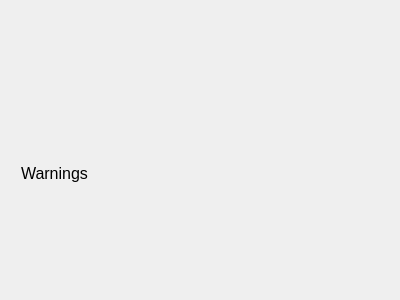
<?xml version="1.0" encoding="UTF-8"?>
<ui version="4.0">
 <class>warning</class>
 <widget class="QDialog" name="warning">
  <property name="geometry">
   <rect>
    <x>0</x>
    <y>0</y>
    <width>400</width>
    <height>300</height>
   </rect>
  </property>
  <property name="windowTitle">
   <string>Dialog</string>
  </property>
  <layout class="QVBoxLayout" name="verticalLayout_2">
   <item>
    <layout class="QVBoxLayout" name="mainLayout">
     <item>
      <widget class="QWidget" name="widget" native="true"/>
     </item>
     <item>
      <widget class="QWidget" name="warning_table" native="true">
       <widget class="QLabel" name="label">
        <property name="geometry">
         <rect>
          <x>10</x>
          <y>10</y>
          <width>81</width>
          <height>21</height>
         </rect>
        </property>
        <property name="styleSheet">
         <string notr="true">QLabel{
font-size:16px;
}</string>
        </property>
        <property name="text">
         <string>Warnings</string>
        </property>
       </widget>
      </widget>
     </item>
    </layout>
   </item>
  </layout>
 </widget>
 <resources/>
 <connections/>
</ui>
